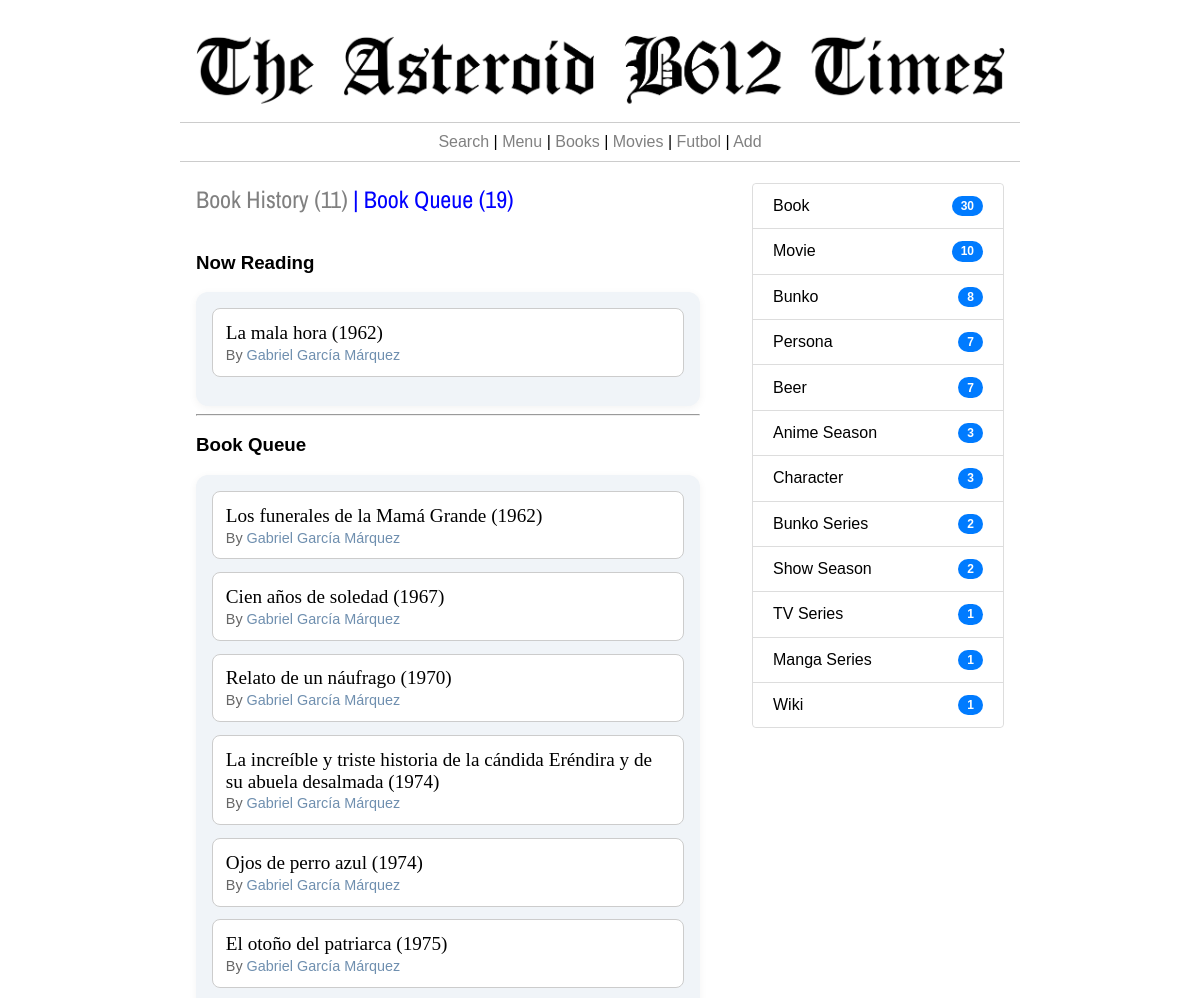
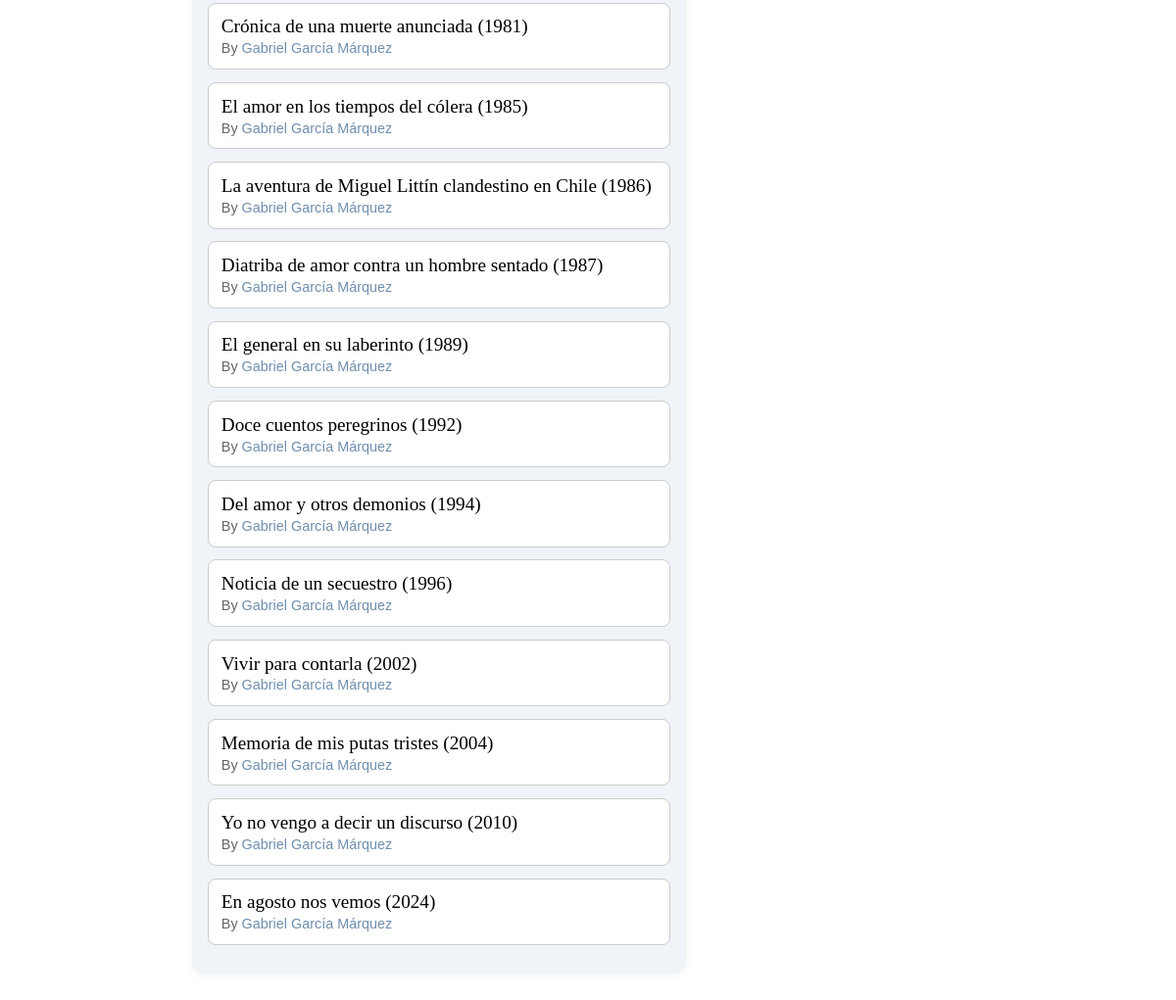
/book-queue/, run on the app's committed database (2 pictures, top to bottom).
### thetimes/models.py (models this page shows, shortened)
class Consumo(models.Model):
    item = models.ForeignKey(Item,on_delete=models.CASCADE)
    fec_ini = models.DateField()
    fec_fin = models.DateField(null=True, blank=True)
    unidades = models.CharField(max_length=100)
    cantidad = models.IntegerField()
    multiplicador = models.IntegerField()
    consumo = models.IntegerField()
    formato = models.CharField(max_length=200)
    inprogress = models.BooleanField(default=False)

class Item(models.Model):
    titulo = models.CharField(max_length=255)
    tipo = models.ForeignKey(Category, on_delete=models.CASCADE)
    contenido = models.TextField()
    fecha_creacion = models.DateTimeField()
    fecha_edicion = models.DateTimeField()
    consumido = models.BooleanField(default=False)
    @property
    def credit_links(self):
        if self.tipo.category.lower() in  ['book','movie','album']:
            ncreds = AttrItem.objects.filter(child=self, rel_name__in=['author','illustratror','pseudonym','director','Artist','artist']).count()
            if ncreds > 0:
                creds = AttrItem.objects.filter(child=self, rel_name__in=['author','illustratror','pseudonym','director','Artist','artist'])
                enlaces = ""
                for c in creds:
                    if c.rel_name not in  ['author','director','artist','Artist']:
                        this_c = "(" + c.credito +")"
                    else:
                        this_c = ""
                    enlaces = enlaces + "<a href='/item/"+str(c.item.id)+"' style='text-decoration:none; color:#6F8FAF;'>"+c.item.titulo+this_c+"</a>,&nbsp;"
                clinks = enlaces[:-7]
            else:
                clinks = None
        else:
            clinks = None
        return clinks
    @property
    def periodo(self):
        this_v = ''
        pubyear = 0
        inicios = Atributos.objects.filter(item=self, nombre__in=['pubyear','pubdate','premiere']).count()
        finales = Atributos.objects.filter(item=self, nombre__in=['finale']).count()
        inicio = 0
        fin = 0
        if inicios > 0:
            objeto = Atributos.objects.filter(item=self, nombre__in=['pubyear','pubdate','premiere']).latest('id')
            if objeto.tipo == 'int':
                inicio = int(objeto.entero)
            if objeto.tipo == 'fec':
                inicio = objeto.fecha.year
        if finales > 0:
            objeto = Atributos.objects.filter(item=self, nombre__in=['finale']).latest('id')
            if objeto.tipo == 'int':
                fin  = int(objeto.entero)
            if objeto.tipo == 'fec':
                fin = objeto.fecha.year
        if inicio > 0 and fin >0:
            this_v = f"({inicio}-{fin})"
        if (inicio>0 and fin==0) or (inicio>0 and fin>0 and inicio==fin):
            this_v = f"({inicio})"
        if inicio==0 and fin>0:
            this_v = f"({fin})"
        return this_v

class Atributos(models.Model):
    item = models.ForeignKey(Item, on_delete=models.CASCADE, related_name='atributos')
    orden = models.IntegerField()
    tipo = models.CharField(max_length=3)
    nombre = models.CharField(max_length=500)
    fecha = models.DateField(blank=True, null=True)
    entero = models.IntegerField(blank=True, null=True)
    texto = models.TextField(blank=True, null=True)
    decimal = models.DecimalField(max_digits=10, decimal_places=2, null=True, blank=True)

class Category(models.Model):
    category = models.CharField(max_length=255)
    @property
    def nitems(self):
        n_w = Item.objects.filter(tipo = self).count()
        return n_w

class AttrItem(models.Model):
    item = models.ForeignKey(Item,on_delete=models.CASCADE,related_name="parent_item")
    child = models.ForeignKey(Item,on_delete=models.CASCADE,related_name="child_item")
    rel_name = models.CharField(max_length=255)

### thetimes/views.py (the view)
# urls.py: path('book-queue/', views.bookQueue, name='bookQueue'),
def bookQueue(request):
	books = sorted(Item.objects.filter(tipo__category='Book',consumo__item__isnull=True, consumido= False), key=lambda t: t.periodo, reverse=False)
	qbooks = len(books)
	rbooks =  Consumo.objects.filter(item__tipo__category='Book',fec_fin__isnull=False).count()
	cats = sorted(Category.objects.exclude(id=14),key=lambda t: t.nitems, reverse=True)
	in_progress = Consumo.objects.filter(item__tipo__category='Book', fec_fin__isnull=True)
	qbooks = qbooks + len(in_progress)
	return render(request,'read-queue.html',{'now_reading':in_progress,'books':books,'rbooks':rbooks,'qbooks':qbooks,'cats':cats})

### thetimes/templates/read-queue.html (shortened to what this page needs)
{% extends 'base_times.html' %}
{% load static %}
{% block izquierda %}
  <h2 style="color:blue;"><a href="{% url 'bookHistory' %}" style="text-decoration:none; color:grey; ">Book History ({{rbooks}})</a> | Book Queue ({{qbooks}})</h2>
  <br>
  {% if now_reading %}
  <h3>Now Reading</h3>
  <ul class="styled-list">
  {% for b in now_reading %}
    <li>
      <span class="main-item"><a href="{% url 'item' b.item.id %}" style="text-decoration:none; color:black;">{{b.item.titulo}} {{b.item.periodo}}</a></span>
      <small class="sub-item">By {{b.item.credit_links|safe}}</small>
    </li>
  {% endfor %}
  </ul>
  {% endif %}
  {% if books %}
<hr>
  <h3>Book Queue</h3>
  <ul class="styled-list">
  {% for b in books %}
    <li>
      <span class="main-item"><a href="{% url 'item' b.id %}" style="text-decoration:none; color:black;">{{b.titulo}} {{b.periodo}}</a></span>
      <small class="sub-item">By {{b.credit_links|safe}}</small>
    </li>
  {% endfor %}
  </ul>
  {% else %}
  <h3 style="color:red;">No Books in QUEUE</h3>
  {% endif %}
{% endblock %}
{% block derecha %}
<ul class="list-group">
    {% for c in cats %}
      {% if c.nitems > 0 %}
        <li class="list-group-item"><a href="{% url 'categoria' c.id %}" style="text-decoration:none; color:black;">{{c.category|capfirst}}</a> <span class="badge badge-pill">{{c.nitems}}</span></li>
      {% endif %}
    {% endfor %}
</ul>
{% endblock %}

### data on the page
Consumo: item.titulo "La mala hora", item.periodo "(1962)", item.credit_links "Gabriel García Márquez"
Item: titulo "Los funerales de la Mamá Grande", periodo "(1962)", credit_links "Gabriel García Márquez"
Item: titulo "Cien años de soledad", periodo "(1967)", credit_links "Gabriel García Márquez"
Item: titulo "Relato de un náufrago", periodo "(1970)", credit_links "Gabriel García Márquez"
Item: titulo "La increíble y triste historia de la cándida Eréndira y de su abuela desalmada", periodo "(1974)", credit_links "Gabriel García Márquez"
Item: titulo "Ojos de perro azul", periodo "(1974)", credit_links "Gabriel García Márquez"
Item: titulo "El otoño del patriarca", periodo "(1975)", credit_links "Gabriel García Márquez"
Item: titulo "Crónica de una muerte anunciada", periodo "(1981)", credit_links "Gabriel García Márquez"
Item: titulo "El amor en los tiempos del cólera", periodo "(1985)", credit_links "Gabriel García Márquez"
Item: titulo "La aventura de Miguel Littín clandestino en Chile", periodo "(1986)", credit_links "Gabriel García Márquez"
Item: titulo "Diatriba de amor contra un hombre sentado", periodo "(1987)", credit_links "Gabriel García Márquez"
Item: titulo "El general en su laberinto", periodo "(1989)", credit_links "Gabriel García Márquez"
Item: titulo "Doce cuentos peregrinos", periodo "(1992)", credit_links "Gabriel García Márquez"
Item: titulo "Del amor y otros demonios", periodo "(1994)", credit_links "Gabriel García Márquez"
Item: titulo "Noticia de un secuestro", periodo "(1996)", credit_links "Gabriel García Márquez"
Item: titulo "Vivir para contarla", periodo "(2002)", credit_links "Gabriel García Márquez"
Item: titulo "Memoria de mis putas tristes", periodo "(2004)", credit_links "Gabriel García Márquez"
Item: titulo "Yo no vengo a decir un discurso", periodo "(2010)", credit_links "Gabriel García Márquez"
Item: titulo "En agosto nos vemos", periodo "(2024)", credit_links "Gabriel García Márquez"
Category: category "Book", nitems "30"
Category: category "Movie", nitems "10"
Category: category "Bunko", nitems "8"
Category: category "Persona", nitems "7"
Category: category "Beer", nitems "7"
Category: category "Anime Season", nitems "3"
Category: category "Character", nitems "3"
Category: category "Bunko Series", nitems "2"
Category: category "Show Season", nitems "2"
Category: category "TV Series", nitems "1"
Category: category "Manga Series", nitems "1"
Category: category "Wiki", nitems "1"

### other printed values
{{ rbooks }} "11"
{{ qbooks }} "19"
